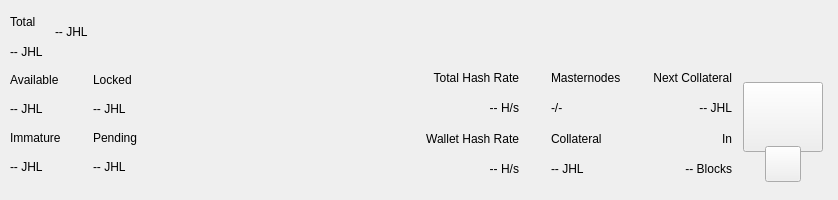
<?xml version="1.0" encoding="UTF-8"?>
<ui version="4.0">
 <class>TopBar</class>
 <widget class="QWidget" name="TopBar">
  <property name="geometry">
   <rect>
    <x>0</x>
    <y>0</y>
    <width>838</width>
    <height>200</height>
   </rect>
  </property>
  <property name="minimumSize">
   <size>
    <width>0</width>
    <height>200</height>
   </size>
  </property>
  <property name="maximumSize">
   <size>
    <width>16777215</width>
    <height>200</height>
   </size>
  </property>
  <property name="windowTitle">
   <string>Form</string>
  </property>
  <layout class="QVBoxLayout" name="verticalLayout_10" stretch="0">
   <property name="spacing">
    <number>0</number>
   </property>
   <property name="leftMargin">
    <number>0</number>
   </property>
   <property name="topMargin">
    <number>0</number>
   </property>
   <property name="rightMargin">
    <number>0</number>
   </property>
   <property name="bottomMargin">
    <number>0</number>
   </property>
   <item>
    <widget class="PFBorderImage" name="containerTop">
     <layout class="QVBoxLayout" name="verticalLayout_11">
      <property name="spacing">
       <number>0</number>
      </property>
      <property name="leftMargin">
       <number>0</number>
      </property>
      <property name="topMargin">
       <number>0</number>
      </property>
      <property name="rightMargin">
       <number>0</number>
      </property>
      <property name="bottomMargin">
       <number>0</number>
      </property>
      <item>
       <widget class="QWidget" name="top_container_2" native="true">
        <property name="minimumSize">
         <size>
          <width>0</width>
          <height>65</height>
         </size>
        </property>
        <layout class="QHBoxLayout" name="top_container">
         <property name="spacing">
          <number>0</number>
         </property>
         <property name="leftMargin">
          <number>10</number>
         </property>
         <property name="topMargin">
          <number>0</number>
         </property>
         <property name="rightMargin">
          <number>10</number>
         </property>
         <property name="bottomMargin">
          <number>0</number>
         </property>
         <item>
          <layout class="QHBoxLayout" name="horizontalLayout_4">
           <property name="spacing">
            <number>12</number>
           </property>
           <property name="rightMargin">
            <number>0</number>
           </property>
           <item>
            <widget class="QWidget" name="widgetAmount" native="true">
             <layout class="QVBoxLayout" name="verticalLayout_2">
              <property name="spacing">
               <number>2</number>
              </property>
              <property name="leftMargin">
               <number>0</number>
              </property>
              <property name="topMargin">
               <number>8</number>
              </property>
              <property name="rightMargin">
               <number>0</number>
              </property>
              <property name="bottomMargin">
               <number>0</number>
              </property>
              <item>
               <widget class="QLabel" name="labelTitle1">
                <property name="text">
                 <string>Total</string>
                </property>
               </widget>
              </item>
              <item>
               <widget class="PrivateQLabel" name="labelAmountPiv">
                <property name="text">
                 <string notr="true">-- JHL</string>
                </property>
               </widget>
              </item>
             </layout>
            </widget>
           </item>
           <item alignment="Qt::AlignVCenter">
            <widget class="QWidget" name="widgetTopAmount" native="true">
             <property name="sizePolicy">
              <sizepolicy hsizetype="Preferred" vsizetype="Maximum">
               <horstretch>0</horstretch>
               <verstretch>0</verstretch>
              </sizepolicy>
             </property>
             <layout class="QHBoxLayout" name="horizontalLayout_5">
              <property name="spacing">
               <number>0</number>
              </property>
              <property name="leftMargin">
               <number>0</number>
              </property>
              <property name="topMargin">
               <number>0</number>
              </property>
              <property name="rightMargin">
               <number>0</number>
              </property>
              <property name="bottomMargin">
               <number>0</number>
              </property>
              <item alignment="Qt::AlignTop">
               <widget class="PrivateQLabel" name="labelAmountTopPiv">
                <property name="minimumSize">
                 <size>
                  <width>0</width>
                  <height>36</height>
                 </size>
                </property>
                <property name="styleSheet">
                 <string notr="true">padding:0px;margin:0px;</string>
                </property>
                <property name="text">
                 <string notr="true">-- JHL</string>
                </property>
               </widget>
              </item>
             </layout>
            </widget>
           </item>
           <item>
            <spacer name="horizontalSpacer">
             <property name="orientation">
              <enum>Qt::Horizontal</enum>
             </property>
             <property name="sizeHint" stdset="0">
              <size>
               <width>40</width>
               <height>20</height>
              </size>
             </property>
            </spacer>
           </item>
           <item alignment="Qt::AlignRight">
            <widget class="QWidget" name="layoutSync" native="true">
             <property name="minimumSize">
              <size>
               <width>0</width>
               <height>36</height>
              </size>
             </property>
             <property name="maximumSize">
              <size>
               <width>16777215</width>
               <height>36</height>
              </size>
             </property>
             <layout class="QVBoxLayout" name="verticalLayout_9">
              <property name="leftMargin">
               <number>0</number>
              </property>
              <property name="topMargin">
               <number>0</number>
              </property>
              <property name="rightMargin">
               <number>0</number>
              </property>
              <property name="bottomMargin">
               <number>0</number>
              </property>
              <item>
               <widget class="ExpandableButton" name="pushButtonSync" native="true">
                <property name="minimumSize">
                 <size>
                  <width>36</width>
                  <height>36</height>
                 </size>
                </property>
                <property name="maximumSize">
                 <size>
                  <width>16777215</width>
                  <height>36</height>
                 </size>
                </property>
               </widget>
              </item>
             </layout>
            </widget>
           </item>
           <item>
            <widget class="ExpandableButton" name="pushButtonHDUpgrade" native="true">
             <property name="minimumSize">
              <size>
               <width>36</width>
               <height>36</height>
              </size>
             </property>
             <property name="maximumSize">
              <size>
               <width>16777215</width>
               <height>36</height>
              </size>
             </property>
            </widget>
           </item>
           <item>
            <widget class="ExpandableButton" name="pushButtonStack" native="true">
             <property name="minimumSize">
              <size>
               <width>36</width>
               <height>36</height>
              </size>
             </property>
             <property name="maximumSize">
              <size>
               <width>16777215</width>
               <height>36</height>
              </size>
             </property>
            </widget>
           </item>
           <item>
            <widget class="ExpandableButton" name="pushButtonConf" native="true">
             <property name="minimumSize">
              <size>
               <width>36</width>
               <height>36</height>
              </size>
             </property>
             <property name="maximumSize">
              <size>
               <width>16777215</width>
               <height>36</height>
              </size>
             </property>
            </widget>
           </item>
           <item>
            <widget class="ExpandableButton" name="pushButtonMasternodes" native="true">
             <property name="minimumSize">
              <size>
               <width>36</width>
               <height>36</height>
              </size>
             </property>
             <property name="maximumSize">
              <size>
               <width>16777215</width>
               <height>36</height>
              </size>
             </property>
            </widget>
           </item>
           <item>
            <widget class="ExpandableButton" name="pushButtonConsole" native="true">
             <property name="minimumSize">
              <size>
               <width>36</width>
               <height>36</height>
              </size>
             </property>
             <property name="maximumSize">
              <size>
               <width>16777215</width>
               <height>36</height>
              </size>
             </property>
            </widget>
           </item>
           <item>
            <widget class="ExpandableButton" name="pushButtonConnection" native="true">
             <property name="minimumSize">
              <size>
               <width>36</width>
               <height>36</height>
              </size>
             </property>
             <property name="maximumSize">
              <size>
               <width>16777215</width>
               <height>36</height>
              </size>
             </property>
            </widget>
           </item>
           <item>
            <widget class="ExpandableButton" name="pushButtonTor" native="true">
             <property name="minimumSize">
              <size>
               <width>36</width>
               <height>36</height>
              </size>
             </property>
             <property name="maximumSize">
              <size>
               <width>16777215</width>
               <height>36</height>
              </size>
             </property>
            </widget>
           </item>
           <item>
            <widget class="ExpandableButton" name="pushButtonLock" native="true">
             <property name="sizePolicy">
              <sizepolicy hsizetype="Expanding" vsizetype="Expanding">
               <horstretch>0</horstretch>
               <verstretch>0</verstretch>
              </sizepolicy>
             </property>
             <property name="minimumSize">
              <size>
               <width>36</width>
               <height>0</height>
              </size>
             </property>
             <property name="maximumSize">
              <size>
               <width>16777215</width>
               <height>36</height>
              </size>
             </property>
            </widget>
           </item>
           <item>
            <widget class="ExpandableButton" name="pushButtonTheme" native="true">
             <property name="minimumSize">
              <size>
               <width>36</width>
               <height>36</height>
              </size>
             </property>
             <property name="maximumSize">
              <size>
               <width>16777215</width>
               <height>36</height>
              </size>
             </property>
            </widget>
           </item>
           <item>
            <widget class="ExpandableButton" name="pushButtonFAQ" native="true">
             <property name="minimumSize">
              <size>
               <width>36</width>
               <height>36</height>
              </size>
             </property>
             <property name="maximumSize">
              <size>
               <width>16777215</width>
               <height>36</height>
              </size>
             </property>
            </widget>
           </item>
           <item>
            <widget class="ExpandableButton" name="pushButtonPrivacy" native="true">
             <property name="minimumSize">
              <size>
               <width>36</width>
               <height>36</height>
              </size>
             </property>
             <property name="maximumSize">
              <size>
               <width>16777215</width>
               <height>36</height>
              </size>
             </property>
            </widget>
           </item>
          </layout>
         </item>
        </layout>
       </widget>
      </item>
      <item>
       <widget class="QWidget" name="bottom_container" native="true">
        <property name="minimumSize">
         <size>
          <width>0</width>
          <height>135</height>
         </size>
        </property>
        <layout class="QHBoxLayout" name="botton_container">
         <property name="leftMargin">
          <number>10</number>
         </property>
         <property name="topMargin">
          <number>0</number>
         </property>
         <property name="rightMargin">
          <number>10</number>
         </property>
         <property name="bottomMargin">
          <number>10</number>
         </property>
         <item>
          <layout class="QHBoxLayout" name="horizontalLayout_3">
           <property name="spacing">
            <number>0</number>
           </property>
           <property name="bottomMargin">
            <number>9</number>
           </property>
           <item>
            <layout class="QVBoxLayout" name="verticalLayout_7">
             <property name="spacing">
              <number>0</number>
             </property>
             <property name="leftMargin">
              <number>0</number>
             </property>
             <property name="rightMargin">
              <number>0</number>
             </property>
             <item>
              <layout class="QHBoxLayout" name="horizontalLayout_2">
               <property name="spacing">
                <number>0</number>
               </property>
               <item>
                <layout class="QVBoxLayout" name="verticalLayout_6">
                 <item>
                  <widget class="QLabel" name="labelTitle5">
                   <property name="text">
                    <string>Available</string>
                   </property>
                  </widget>
                 </item>
                 <item>
                  <widget class="PrivateQLabel" name="labelAvailablePiv">
                   <property name="text">
                    <string>-- JHL</string>
                   </property>
                  </widget>
                 </item>
                 <item>
                  <widget class="QLabel" name="labelTitle4">
                   <property name="text">
                    <string>Immature</string>
                   </property>
                  </widget>
                 </item>
                 <item>
                  <widget class="PrivateQLabel" name="labelImmaturePiv">
                   <property name="text">
                    <string notr="true">-- JHL</string>
                   </property>
                  </widget>
                 </item>
                </layout>
               </item>
               <item>
                <layout class="QVBoxLayout" name="verticalLayout_8">
                 <property name="leftMargin">
                  <number>32</number>
                 </property>
                 <item>
                  <widget class="QLabel" name="labelTitle6">
                   <property name="text">
                    <string>Locked</string>
                   </property>
                  </widget>
                 </item>
                 <item>
                  <widget class="PrivateQLabel" name="labelLockedPiv">
                   <property name="text">
                    <string>-- JHL</string>
                   </property>
                  </widget>
                 </item>
                 <item>
                  <widget class="QLabel" name="labelTitle3">
                   <property name="text">
                    <string>Pending</string>
                   </property>
                  </widget>
                 </item>
                 <item>
                  <widget class="PrivateQLabel" name="labelPendingPiv">
                   <property name="text">
                    <string notr="true">-- JHL</string>
                   </property>
                  </widget>
                 </item>
                </layout>
               </item>
              </layout>
             </item>
            </layout>
           </item>
          </layout>
         </item>
         <item>
          <spacer name="horizontalSpacer_2">
           <property name="orientation">
            <enum>Qt::Horizontal</enum>
           </property>
           <property name="sizeHint" stdset="0">
            <size>
             <width>40</width>
             <height>20</height>
            </size>
           </property>
          </spacer>
         </item>
         <item>
          <layout class="QHBoxLayout" name="horizontalLayout_6">
           <property name="spacing">
            <number>0</number>
           </property>
           <property name="rightMargin">
            <number>0</number>
           </property>
           <property name="bottomMargin">
            <number>9</number>
           </property>
           <item>
            <widget class="QWidget" name="widgetStaking" native="true">
             <layout class="QVBoxLayout" name="verticalLayout_12">
              <property name="leftMargin">
               <number>32</number>
              </property>
              <property name="topMargin">
               <number>0</number>
              </property>
              <property name="rightMargin">
               <number>0</number>
              </property>
              <property name="bottomMargin">
               <number>0</number>
              </property>
              <item>
               <widget class="QLabel" name="labelNetworkHashRateTitle">
                <property name="text">
                 <string>Total Hash Rate</string>
                </property>
                <property name="textFormat">
                 <enum>Qt::AutoText</enum>
                </property>
                <property name="alignment">
                 <set>Qt::AlignRight|Qt::AlignTrailing|Qt::AlignVCenter</set>
                </property>
               </widget>
              </item>
              <item>
               <widget class="QLabel" name="labelNetworkHashRateValue">
                <property name="layoutDirection">
                 <enum>Qt::LeftToRight</enum>
                </property>
                <property name="text">
                 <string>-- H/s</string>
                </property>
                <property name="textFormat">
                 <enum>Qt::AutoText</enum>
                </property>
                <property name="alignment">
                 <set>Qt::AlignRight|Qt::AlignTrailing|Qt::AlignVCenter</set>
                </property>
               </widget>
              </item>
              <item>
               <widget class="QLabel" name="labelWalletHashRateTitle">
                <property name="text">
                 <string>Wallet Hash Rate</string>
                </property>
                <property name="textFormat">
                 <enum>Qt::AutoText</enum>
                </property>
                <property name="alignment">
                 <set>Qt::AlignRight|Qt::AlignTrailing|Qt::AlignVCenter</set>
                </property>
               </widget>
              </item>
              <item>
               <widget class="PrivateQLabel" name="labelWalletHashRateValue">
                <property name="text">
                 <string notr="true">-- H/s</string>
                </property>
                <property name="textFormat">
                 <enum>Qt::AutoText</enum>
                </property>
                <property name="alignment">
                 <set>Qt::AlignRight|Qt::AlignTrailing|Qt::AlignVCenter</set>
                </property>
               </widget>
              </item>
             </layout>
            </widget>
           </item>
           <item>
            <widget class="QWidget" name="widgetMasternodes" native="true">
             <layout class="QVBoxLayout">
              <property name="leftMargin">
               <number>32</number>
              </property>
              <property name="topMargin">
               <number>0</number>
              </property>
              <property name="rightMargin">
               <number>0</number>
              </property>
              <property name="bottomMargin">
               <number>0</number>
              </property>
              <item>
               <widget class="QLabel" name="labelMasternodesTitle">
                <property name="text">
                 <string>Masternodes</string>
                </property>
               </widget>
              </item>
              <item>
               <widget class="PrivateQLabel" name="labelMasternodeCount">
                <property name="text">
                 <string>-/-</string>
                </property>
               </widget>
              </item>
              <item>
               <widget class="QLabel" name="labelCollateralTitle">
                <property name="text">
                 <string>Collateral</string>
                </property>
               </widget>
              </item>
              <item>
               <widget class="QLabel" name="labelCollateralValue">
                <property name="text">
                 <string notr="true">-- JHL</string>
                </property>
               </widget>
              </item>
             </layout>
            </widget>
           </item>
           <item>
            <widget class="QWidget" name="widgetNextCollateral" native="true">
             <layout class="QVBoxLayout" name="verticalLayout_12">
              <property name="leftMargin">
               <number>32</number>
              </property>
              <property name="topMargin">
               <number>0</number>
              </property>
              <property name="rightMargin">
               <number>0</number>
              </property>
              <property name="bottomMargin">
               <number>0</number>
              </property>
              <item>
               <widget class="QLabel" name="labelNextMasternodesTitle">
                <property name="text">
                 <string>Next Collateral</string>
                </property>
                <property name="textFormat">
                 <enum>Qt::AutoText</enum>
                </property>
                <property name="alignment">
                 <set>Qt::AlignRight|Qt::AlignTrailing|Qt::AlignVCenter</set>
                </property>
               </widget>
              </item>
              <item>
               <widget class="QLabel" name="labelNextCollateralValue">
                <property name="text">
                 <string>-- JHL</string>
                </property>
                <property name="textFormat">
                 <enum>Qt::AutoText</enum>
                </property>
                <property name="alignment">
                 <set>Qt::AlignRight|Qt::AlignTrailing|Qt::AlignVCenter</set>
                </property>
               </widget>
              </item>
              <item>
               <widget class="QLabel" name="labelRemainingBlocks">
                <property name="text">
                 <string>In</string>
                </property>
                <property name="textFormat">
                 <enum>Qt::AutoText</enum>
                </property>
                <property name="alignment">
                 <set>Qt::AlignRight|Qt::AlignTrailing|Qt::AlignVCenter</set>
                </property>
               </widget>
              </item>
              <item>
               <widget class="QLabel" name="labelNextCollateralBlocks">
                <property name="text">
                 <string notr="true">-- Blocks</string>
                </property>
                <property name="textFormat">
                 <enum>Qt::AutoText</enum>
                </property>
                <property name="alignment">
                 <set>Qt::AlignRight|Qt::AlignTrailing|Qt::AlignVCenter</set>
                </property>
               </widget>
              </item>
             </layout>
            </widget>
           </item>
          </layout>
         </item>
         <item>
          <widget class="QWidget" name="qrContainer" native="true">
           <property name="sizePolicy">
            <sizepolicy hsizetype="Preferred" vsizetype="Minimum">
             <horstretch>0</horstretch>
             <verstretch>0</verstretch>
            </sizepolicy>
           </property>
           <property name="minimumSize">
            <size>
             <width>90</width>
             <height>110</height>
            </size>
           </property>
           <property name="maximumSize">
            <size>
             <width>90</width>
             <height>110</height>
            </size>
           </property>
           <layout class="QVBoxLayout" name="containerQR">
            <property name="spacing">
             <number>0</number>
            </property>
            <property name="leftMargin">
             <number>5</number>
            </property>
            <property name="topMargin">
             <number>10</number>
            </property>
            <property name="rightMargin">
             <number>5</number>
            </property>
            <property name="bottomMargin">
             <number>0</number>
            </property>
            <item>
             <widget class="QPushButton" name="btnQr">
              <property name="minimumSize">
               <size>
                <width>70</width>
                <height>70</height>
               </size>
              </property>
              <property name="maximumSize">
               <size>
                <width>16777215</width>
                <height>70</height>
               </size>
              </property>
              <property name="focusPolicy">
               <enum>Qt::NoFocus</enum>
              </property>
              <property name="text">
               <string/>
              </property>
              <property name="iconSize">
               <size>
                <width>70</width>
                <height>70</height>
               </size>
              </property>
             </widget>
            </item>
            <item>
             <spacer name="verticalSpacer">
              <property name="orientation">
               <enum>Qt::Vertical</enum>
              </property>
              <property name="sizeType">
               <enum>QSizePolicy::Fixed</enum>
              </property>
              <property name="sizeHint" stdset="0">
               <size>
                <width>20</width>
                <height>20</height>
               </size>
              </property>
             </spacer>
            </item>
            <item alignment="Qt::AlignHCenter|Qt::AlignBottom">
             <widget class="QPushButton" name="pushButtonQR">
              <property name="minimumSize">
               <size>
                <width>36</width>
                <height>36</height>
               </size>
              </property>
              <property name="maximumSize">
               <size>
                <width>36</width>
                <height>36</height>
               </size>
              </property>
              <property name="focusPolicy">
               <enum>Qt::NoFocus</enum>
              </property>
              <property name="text">
               <string/>
              </property>
             </widget>
            </item>
           </layout>
          </widget>
         </item>
        </layout>
       </widget>
      </item>
     </layout>
    </widget>
   </item>
  </layout>
 </widget>
 <customwidgets>
  <customwidget>
   <class>ExpandableButton</class>
   <extends>QWidget</extends>
   <header>qt/pivx/expandablebutton.h</header>
   <container>1</container>
  </customwidget>
  <customwidget>
   <class>PFBorderImage</class>
   <extends>QFrame</extends>
   <header>qt/pivx/pfborderimage.h</header>
   <container>1</container>
  </customwidget>
  <customwidget>
   <class>PrivateQLabel</class>
   <extends>QLabel</extends>
   <header>qt/pivx/privatelabel.h</header>
   <container>0</container>
  </customwidget>
 </customwidgets>
 <resources/>
 <connections/>
</ui>
